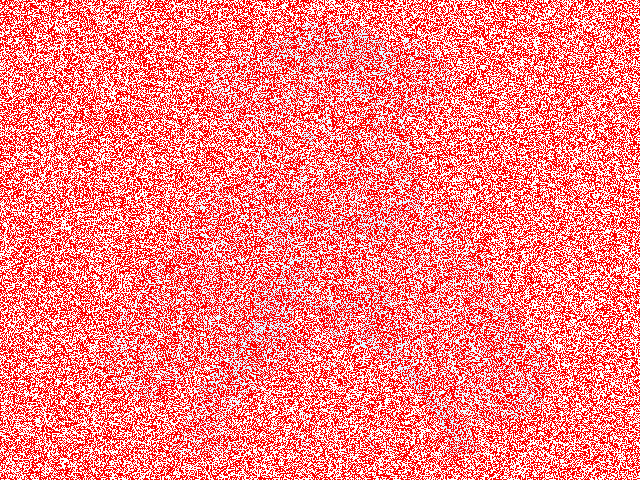
#> input picture Processing/clue.bmp, 640 x 480 px
$ python -i photoshop.py   (imports and definitions only)
#> lines starting #> are read from the running program, lines starting #| are printed output that depends on the picture
from PIL import Image, ImageEnhance, ImageFilter, ImageOps
import time

def preview(img):
    print("You will be shown a preview of your image. When done, please exit the window and return to the command line.")
    print("You may need to wait a moment after viewing the picture.")
    time.sleep(3)
    img.show()
    save = input("Would you like to save the picture? ")
    if save == "yes":
        save = input("Choose a name to save your picture as, including the file type. ")
        img.save(save)
        retry = input("Your image has been saved. Would you like to try again? ")
        if retry == "yes":
            photoshop()
        elif retry == "no":
            retry = retry
    else:
        retry = input("Would you like to retry? ")
        if retry == "yes":
            photoshop()
        elif retry == "no":
            retry = retry

# [14 lines left out: functions lighten, darken, not called in this run]

def grayscale(pic):
#> called with pic = 'Processing/clue.bmp'
    img = Image.open(pic)
#> img is the input picture: PIL image 640x480 RGB; mean R, G, B 251.6, 125.8, 127.2
    img = img.convert("RGBA")
#> img: PIL image 640x480 RGBA
    pixels = [(int((r + g + b) / 3),int((r + g + b) / 3),int((r + g + b) / 3)) for (r,g,b,a) in img.getdata()]
#> pixels = 307200 items
    img.putdata(pixels)
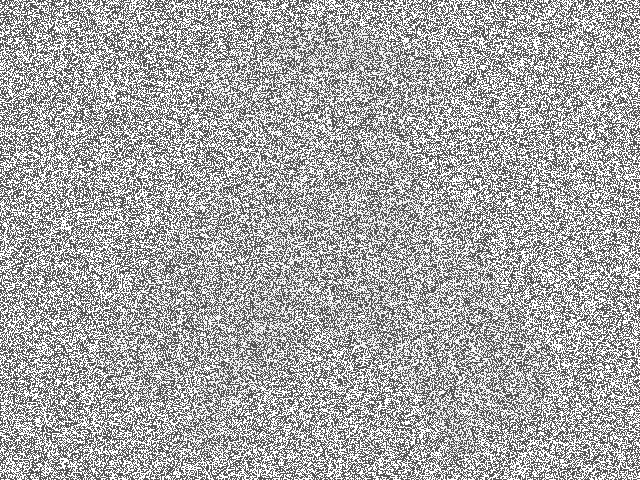
#> img: PIL image 640x480 RGBA; mean R, G, B, A 168.2, 168.2, 168.2, 255
    preview(img)
#> the answer given: out.png

# [245 lines left out: functions solarer, solarize, posterer, posterize, invert, contrast and 13 more, not called in this run]

# [3 lines not run here, left out]

#> (the run stopped early here; a loop or call above may not have finished)
